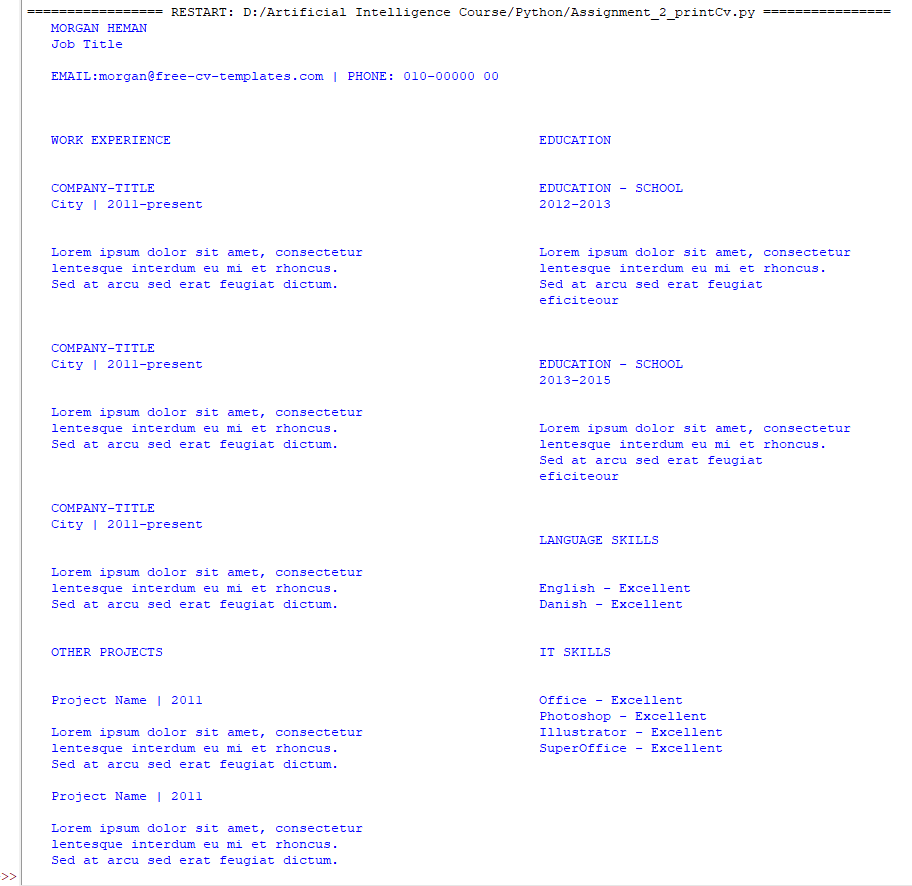
#> input picture Python/asignment2-PrintCv.png, 912 x 886 px, found by its file name
$ jupyter execute --allow-errors lab08_Syed_Taha_Jameel.ipynb
#> lines starting #> are read from the running program, lines starting #| are printed output that depends on the picture
[cell 1]
from google.colab import files
import pandas as pd

uploaded = files.upload()
#> the answer given: asignment1-PrintPoem.png

#> (the rest of this cell did not finish here and is left out)

[cell 2]
import cv2
from google.colab.patches import cv2_imshow
from google.colab import files

uploaded = files.upload()
#> the answer given: asignment2-PrintCv.png
filename = next(iter(uploaded))

img = cv2.imread(filename)
#> img is the input picture: shape (886, 912, 3); mean B, G, R 254.3, 248.8, 248.8
cv2_imshow(img)

[cell 3]
import numpy as np
import matplotlib.pyplot as plt

data = np.random.normal(loc = 0, scale =1, size = 1000)

plt.hist(data, bins=30, color='skyblue', edgecolor='black')
plt.title("Histogram of normally distributed data")
plt.xlabel("Value")
plt.ylabel("Frequency")
plt.grid(True)
plt.show()
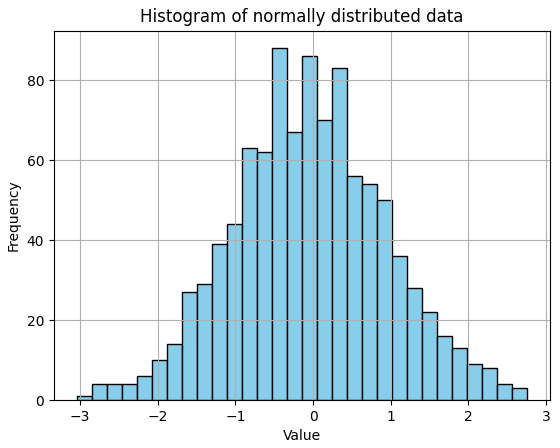
#> figure drawn by matplotlib, 1 panel; tallest bar 88 high, from x = -0.53 to -0.337
